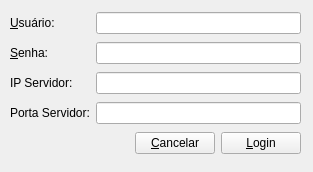
<?xml version="1.0" encoding="UTF-8"?>
<ui version="4.0">
 <class>LoginDialog</class>
 <widget class="QWidget" name="LoginDialog">
  <property name="geometry">
   <rect>
    <x>0</x>
    <y>0</y>
    <width>313</width>
    <height>172</height>
   </rect>
  </property>
  <property name="windowTitle">
   <string>Login</string>
  </property>
  <widget class="QWidget" name="gridLayoutWidget">
   <property name="geometry">
    <rect>
     <x>10</x>
     <y>10</y>
     <width>291</width>
     <height>151</height>
    </rect>
   </property>
   <layout class="QGridLayout" name="background">
    <item row="0" column="1" colspan="3">
     <widget class="QLineEdit" name="user_input_line"/>
    </item>
    <item row="1" column="1" colspan="3">
     <widget class="QLineEdit" name="password_input_line">
      <property name="echoMode">
       <enum>QLineEdit::Password</enum>
      </property>
     </widget>
    </item>
    <item row="4" column="3">
     <widget class="QPushButton" name="login_button">
      <property name="text">
       <string>&amp;Login</string>
      </property>
     </widget>
    </item>
    <item row="1" column="0">
     <widget class="QLabel" name="password_label">
      <property name="text">
       <string>&amp;Senha:</string>
      </property>
      <property name="buddy">
       <cstring>password_input_line</cstring>
      </property>
     </widget>
    </item>
    <item row="4" column="2">
     <widget class="QPushButton" name="cancel_button">
      <property name="text">
       <string>&amp;Cancelar</string>
      </property>
     </widget>
    </item>
    <item row="2" column="0">
     <widget class="QLabel" name="ip_label">
      <property name="text">
       <string>IP Servidor:</string>
      </property>
      <property name="buddy">
       <cstring>ip_input_line</cstring>
      </property>
     </widget>
    </item>
    <item row="0" column="0">
     <widget class="QLabel" name="user_label">
      <property name="text">
       <string>&amp;Usuário:</string>
      </property>
      <property name="buddy">
       <cstring>user_input_line</cstring>
      </property>
     </widget>
    </item>
    <item row="3" column="0">
     <widget class="QLabel" name="port_label">
      <property name="text">
       <string>Porta Servidor:</string>
      </property>
      <property name="buddy">
       <cstring>port_input_line</cstring>
      </property>
     </widget>
    </item>
    <item row="2" column="1" colspan="3">
     <widget class="QLineEdit" name="ip_input_line"/>
    </item>
    <item row="3" column="1" colspan="3">
     <widget class="QLineEdit" name="port_input_line"/>
    </item>
   </layout>
  </widget>
 </widget>
 <tabstops>
  <tabstop>user_input_line</tabstop>
  <tabstop>password_input_line</tabstop>
  <tabstop>ip_input_line</tabstop>
  <tabstop>port_input_line</tabstop>
  <tabstop>cancel_button</tabstop>
  <tabstop>login_button</tabstop>
 </tabstops>
 <resources/>
 <connections/>
</ui>
